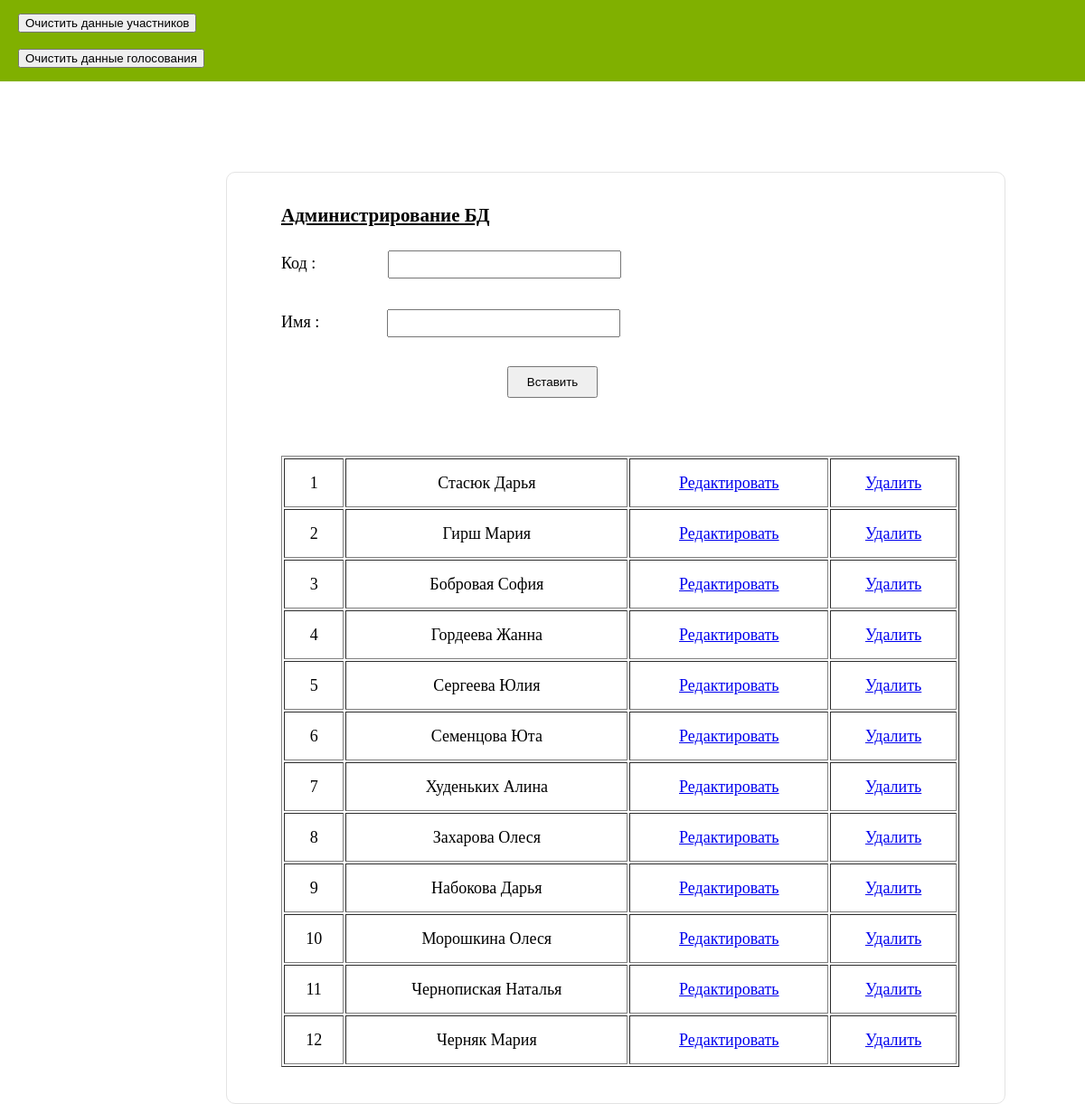
The app's page /admin/index.php with its own data.
### tables this page shows
CREATE TABLE `poll_options` (
  `id` int(11) NOT NULL,
  `poll_id` int(11) NOT NULL,
  `title` text NOT NULL
);

### htdocs/admin/index.php (the view, shortened to what this page needs)
<!doctype html>
<html>
<head>
<link rel="stylesheet" type="text/css" href="css/sanstyle.css">
</head>
<body>
<div class="head">
<form name="clear_members" method="post" action="" >
<input type="submit" name="clear_members" value="Очистить данные участников" style="margin-top: 15px; margin-left: 20px;"></form><br>
<form name="clear_votes" method="post" action="" >
<input type="submit" name="clear_votes" value="Очистить данные голосования" style="margin-left: 20px;"></form>
</div>
<div class="frm">
<div class="san">
<h3 style="text-decoration:underline;">Администрирование БД</h3>
<form name="insert" method="post" action="" >
<label>Код :</label>
<input type="text" name="id" style="margin-left:75px;"  class="txt" ><br><br>
<label>Имя :</label>
<input type="text" name="title"  style="margin-left:70px;" class="txt"><br><br>
<input type="submit" name="submit" value="Вставить" class="sub">
</form>
<br><br>
<table border="1" cellpadding="10" width="750">
	<?php
	$result=mysql_query("SELECT * FROM poll_options");
	while($test = mysql_fetch_array($result))
	{
		$id = $test['id'];
		echo "<tr align='center'>";
		echo"<td><font color='black'>" .$test['id']."</font></td>";
		echo"<td><font color='black'>" .$test['title']."</font></td>";
		echo"<td> <a href ='view.php?id=$id'>Редактировать</a>";
		echo"<td> <a href ='del.php?id=$id'><center>Удалить</center></a>";
		echo "</tr>";
	}
	?>
</table>
</div>
</div>
</body>
</html>

### htdocs/admin/css/sanstyle.css (style rules this page uses)
body { margin:0px; }
.head { background-color:#80B000; height:90px; }
.frm { height:370px; width:700px; margin-left:auto; margin-right:auto; margin-top:100px; }
.san { width:800px; margin-left:auto; margin-right:auto; border:1px solid #E3E3E3; border-radius:10px; height:auto; line-height:20px; padding-left:60px; min-height:80px; padding-top:10px; padding-bottom:40px; line-height:32px; font-size:18px; }
.txt { height:25px; width:250px; }
.sub { margin-left:auto; margin-right:auto; width:100px; height:35px; margin-left:250px; }

### records on screen
poll_options: id "1", title "Стасюк Дарья"
poll_options: id "2", title "Гирш Мария"
poll_options: id "3", title "Бобровая София"
poll_options: id "4", title "Гордеева Жанна"
poll_options: id "5", title "Сергеева Юлия"
poll_options: id "6", title "Семенцова Юта"
poll_options: id "7", title "Худеньких Алина"
poll_options: id "8", title "Захарова Олеся"
poll_options: id "9", title "Набокова Дарья"
poll_options: id "10", title "Морошкина Олеся"
poll_options: id "11", title "Чернопиская Наталья"
poll_options: id "12", title "Черняк Мария"
